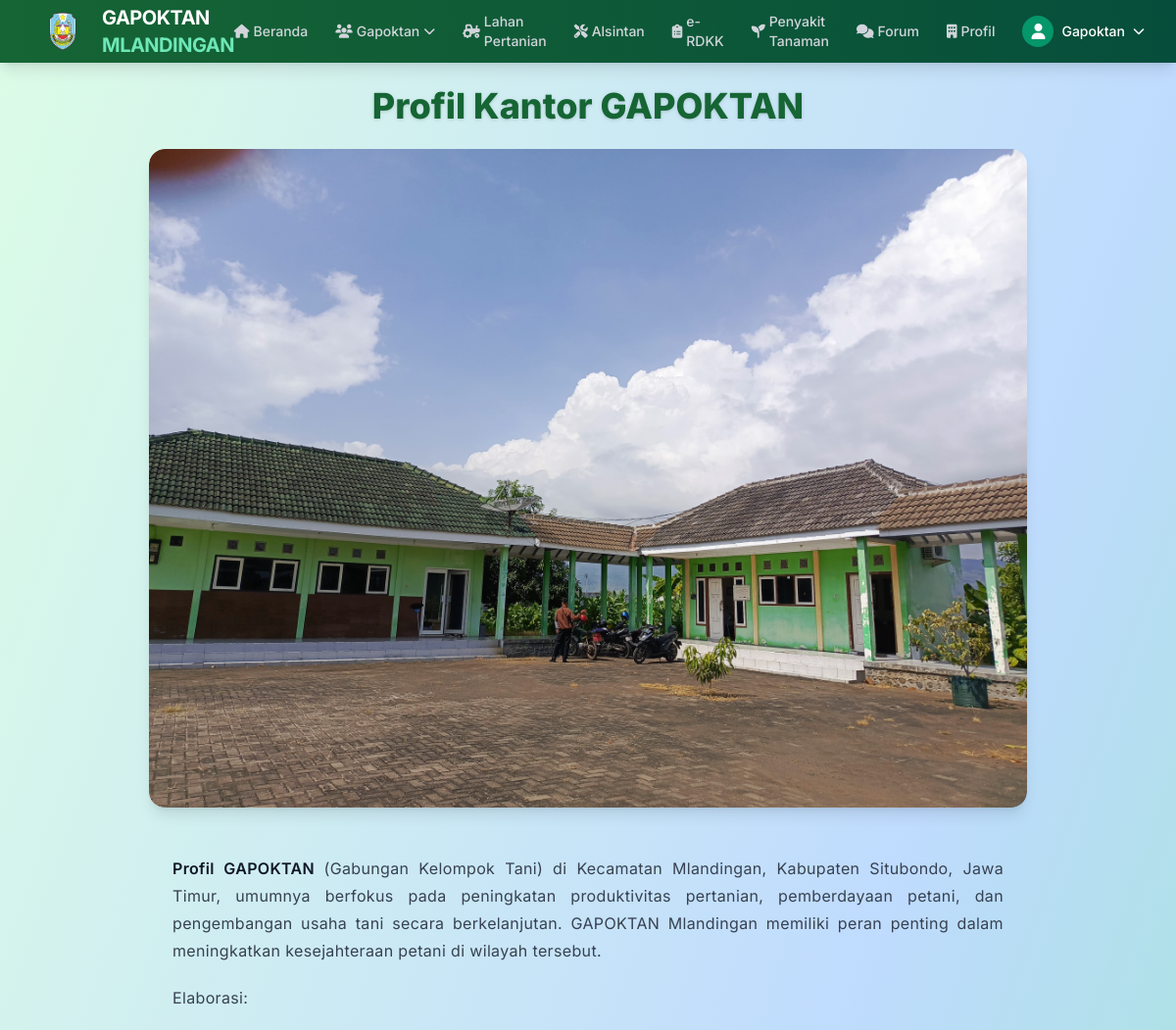
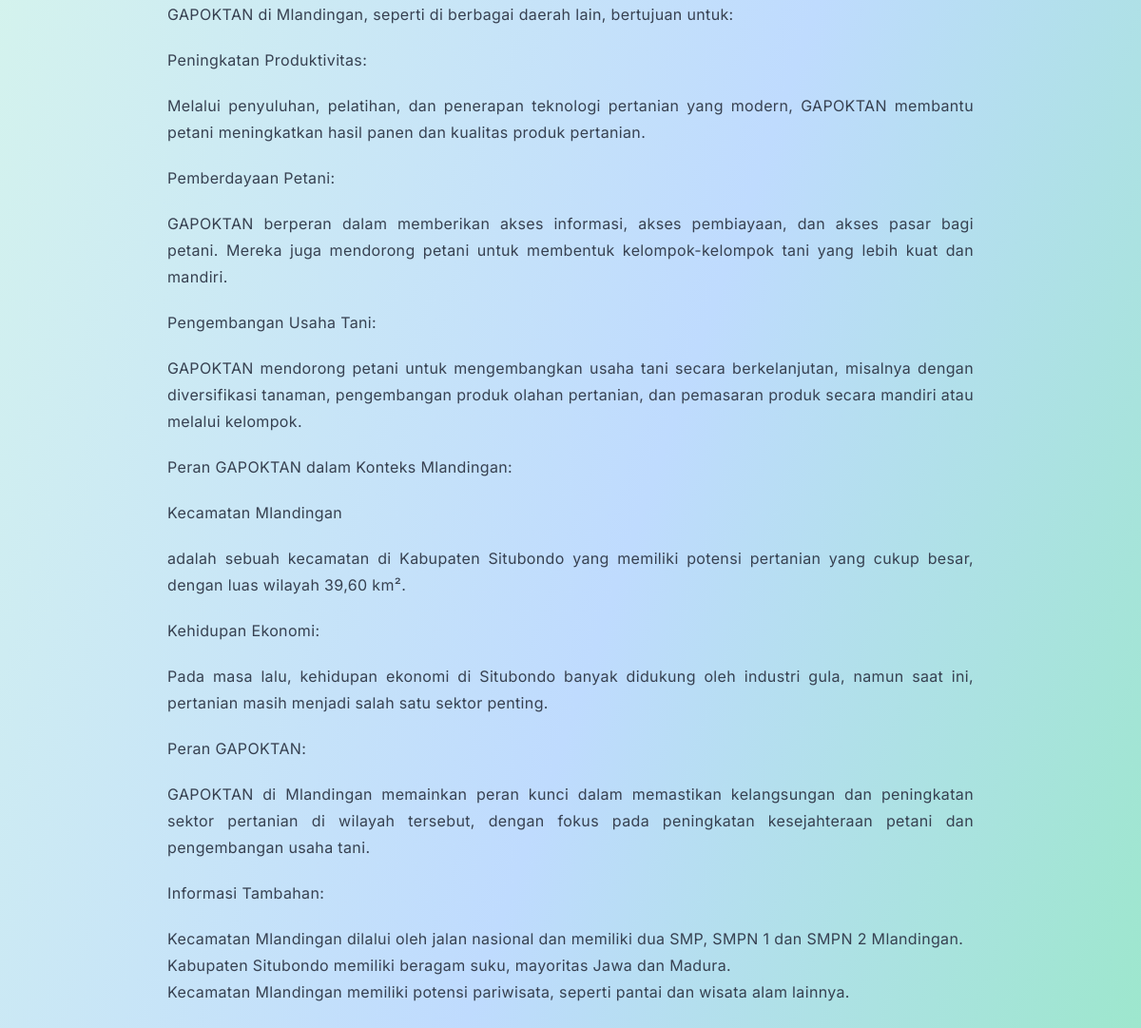
The app's page /petani/profil-kantor/ (signed in) with its own data (2 pictures, top to bottom).
### administrator/models.py (models this page shows, shortened)
class ProfilGapoktan(models.Model):
    nama_instansi = models.CharField(max_length=100, default="Gapoktan Mlandingan")
    gambar_kantor = models.ImageField(upload_to='gambar/profil/kantor/', null=True, blank=True)
    deskripsi_kantor = RichTextField(null=True, blank=True)
    gambar_ketua = models.ImageField(upload_to='gambar/profil/ketua/', null=True, blank=True)
    deskripsi_ketua = RichTextField(null=True, blank=True)
    updated_at = models.DateTimeField(auto_now=True)
    class Meta:
        verbose_name_plural = "Data Profil Gapoktan"

### petani/views.py (the view)
# urls.py: path('profil-kantor/', views.profil_kantor, name='profil_kantor'),
@login_required(login_url='login')
def profil_kantor(request):
    profil = ProfilGapoktan.objects.last()
    return render(request, 'profil_kantor.html', {'profil': profil})

### petani/templates/profil_kantor.html
{% extends "base.html" %}
{% load static %}
{% block content %}
<div class="min-h-screen bg-gradient-to-br from-green-100 via-blue-200 to-green-300 p-6">
    <div class="max-w-4xl mx-auto">
        <h2 class="text-4xl font-extrabold text-green-800 mb-6 text-center drop-shadow">Profil Kantor GAPOKTAN</h2>
        <div class="overflow-hidden rounded-2xl shadow-lg mb-6 transition-transform duration-300 hover:scale-[1.01]">
            <img src="{{ profil.gambar_kantor.url }}"
                 alt="Foto Kantor"
                 class="w-full h-auto object-cover rounded-2xl">
        </div>
        <div class="p-6 rounded-2xl text-gray-800 leading-relaxed text-[15px] sm:text-sm tracking-wide">
            <div class="prose max-w-none prose-green text-justify">
                {{ profil.deskripsi_kantor|safe }}
            </div>
        </div>
    </div>
</div>
{% endblock content %}

### templates/navbar.html (shortened to what this page needs)
{% load static %}
 <nav class="bg-gradient-to-r from-green-800 to-emerald-900 text-white shadow-lg z-50">
    <div class="w-full px-4 sm:px-6 lg:px-8">
            <div class="flex justify-between h-16 items-center">
                <div class="flex items-center space-x-3">
                    <a href="{% url 'beranda' %}" class="flex items-center space-x-2 group">
                        <img src="{% static 'gambar/logobpp.png' %}" alt="Logo Gapoktan" class="w-18 h-12 transition-transform group-hover:rotate-12">
                        <span class="font-bold text-xl tracking-tight">GAPOKTAN<span class="text-emerald-300"> MLANDINGAN</span></span>
                    </a>
                </div>
<div class="hidden lg:flex items-center space-x-1">
    <a href="{% url 'beranda' %}"
       class="relative px-3 py-2 text-sm font-medium flex items-center space-x-1
       {% if request.resolver_match.url_name == 'beranda' %}
           text-white underline-pulse
       {% else %}
           text-gray-300 hover:text-white hover:border-b-2 hover:border-emerald-400
       {% endif %}">
        <i class="fas fa-home text-sm"></i>
        <span>Beranda</span>
    </a>
    <div class="relative group" x-data="{ open: false }">
        <button @click="open = !open"
                class="relative px-3 py-2 text-sm font-medium flex items-center space-x-1
               {% if request.resolver_match.url_name == 'grup' or request.resolver_match.url_name == 'ketua' or request.resolver_match.url_name == 'anggota' %}
                    text-white underline-pulse
                {% else %}
                    text-gray-300 hover:text-white hover:border-b-2 hover:border-emerald-400
                {% endif %}">
            <i class="fas fa-users text-sm"></i>
            <span>Gapoktan</span>
            <i class="fas fa-chevron-down text-xs transition-transform duration-200"
               :class="{'transform rotate-180': open}"></i>
        </button>
    </div>
    <a href="{% url 'lahan' %}"
       class="relative px-3 py-2 text-sm font-medium flex items-center space-x-1
       {% if request.resolver_match.url_name == 'lahan' %}
           text-white underline-pulse
       {% else %}
           text-gray-300 hover:text-white hover:border-b-2 hover:border-emerald-400
       {% endif %}">
        <i class="fas fa-tractor text-sm"></i>
        <span>Lahan Pertanian</span>
    </a>
    <a href="{% url 'alsintan' %}"
       class="relative px-3 py-2 text-sm font-medium flex items-center space-x-1
       {% if request.resolver_match.url_name == 'alsintan' %}
           text-white underline-pulse
       {% else %}
           text-gray-300 hover:text-white hover:border-b-2 hover:border-emerald-400
       {% endif %}">
        <i class="fas fa-tools text-sm"></i>
        <span>Alsintan</span>
    </a>
    <a href="{% url 'erdkk' %}"
       class="relative px-3 py-2 text-sm font-medium flex items-center space-x-1
       {% if request.resolver_match.url_name == 'erdkk' %}
           text-white underline-pulse
       {% else %}
           text-gray-300 hover:text-white hover:border-b-2 hover:border-emerald-400
       {% endif %}">
        <i class="fas fa-clipboard-list text-sm"></i>
        <span>e-RDKK</span>
    </a>
    <a href="{% url 'tanaman' %}"
       class="relative px-3 py-2 text-sm font-medium flex items-center space-x-1
       {% if request.resolver_match.url_name == 'tanaman' %}
           text-white underline-pulse
       {% else %}
           text-gray-300 hover:text-white hover:border-b-2 hover:border-emerald-400
       {% endif %}">
        <i class="fas fa-seedling text-sm"></i>
        <span>Penyakit Tanaman</span>
    </a>
    <a href="{% url 'daftar_forum' %}"
       class="relative px-3 py-2 text-sm font-medium flex items-center space-x-1
       {% if request.resolver_match.url_name == 'daftar_forum' %}
           text-white underline-pulse
       {% else %}
           text-gray-300 hover:text-white hover:border-b-2 hover:border-emerald-400
       {% endif %}">
        <i class="fas fa-comments text-sm"></i>
        <span>Forum</span>
    </a>
      <a href="{% url 'profil' %}"
       class="relative px-3 py-2 text-sm font-medium flex items-center space-x-1
       {% if request.resolver_match.url_name == 'profil' %}
           text-white underline-pulse
       {% else %}
           text-gray-300 hover:text-white hover:border-b-2 hover:border-emerald-400
       {% endif %}">
        <i class="fa fa-building text-sm"></i>
        <span>Profil</span>
    </a>
</div>
                <div class="hidden md:flex items-center ml-4 relative" x-data="{ userMenuOpen: false }">
                    {% if user.is_authenticated %}
                        <button @click="userMenuOpen = !userMenuOpen" class="flex items-center space-x-2 focus:outline-none">
                            <div class="w-8 h-8 rounded-full bg-emerald-600 flex items-center justify-center text-white font-medium">
                                <i class="fas fa-user"></i>
                            </div>
                            <span class="text-sm font-medium">{{ request.session.username }}</span>
                            <i class="fas fa-chevron-down text-xs transition-transform duration-200" :class="{'transform rotate-180': userMenuOpen}"></i>
                        </button>
                    {% else %}
                        <a href="{% url 'login' %}" class="px-3 py-2 text-sm font-medium text-white hover:underline">Login</a>
                    {% endif %}
                </div>
            </div>
        </div>
    </nav>

### templates/styles.html (style rules this page uses)
body { font-family: 'Inter', sans-serif; @apply bg-gray-50 text-gray-800 antialiased min-h-full; }

### records on screen
ProfilGapoktan: gambar_kantor (picture), deskripsi_kantor "Profil GAPOKTAN (Gabungan Kelompok Tani) di Kecamatan Mlandingan, Kabupaten Situbondo, Jawa Timur, umumnya berfokus pada peningkatan produktivitas pertanian, pemberdayaan petani, dan pengembangan usaha tani secara berkelanjutan. GAPOKTAN Mlandingan memiliki peran penting dalam meningkatkan kesejahteraan petani di wilayah tersebut. Elaborasi: GAPOKTAN di Mlandingan, seperti di berbagai daerah lain, bertujuan untuk: Peningkatan Produktivitas: Melalui penyuluhan, pelatihan, dan penerapan teknologi pertanian yang modern, GAPOKTAN membantu petani meningkatkan hasil panen dan kualitas produk pertanian. Pemberdayaan Petani: GAPOKTAN berperan dalam memberikan akses informasi, akses pembiayaan, dan…"

### other values on screen
{{ request.session.username }} "Gapoktan"
